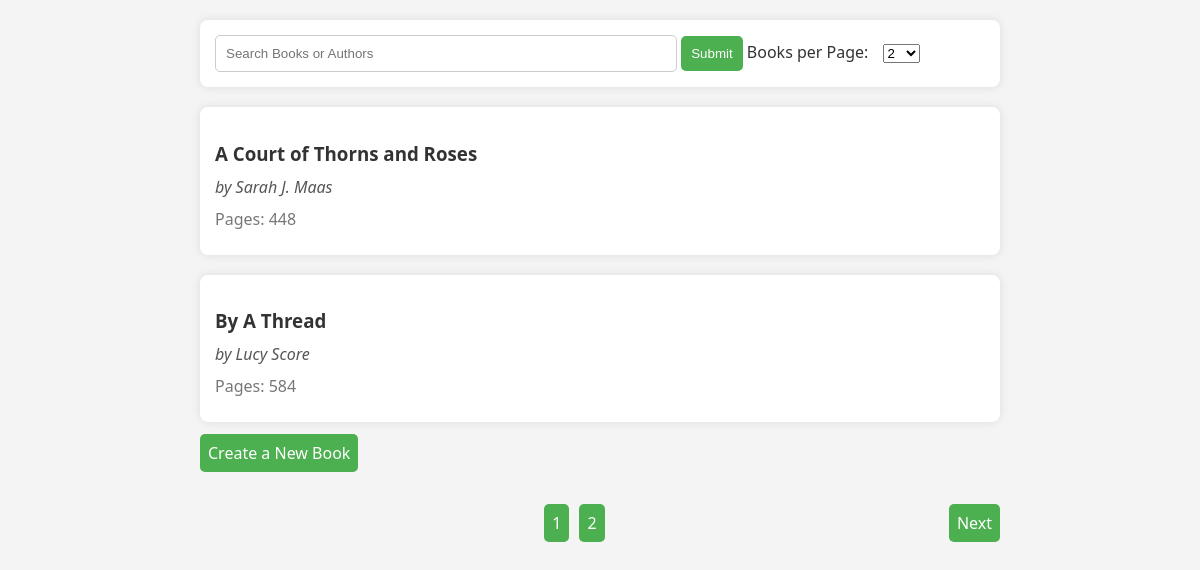
The page /books/ on the database as committed earlier.
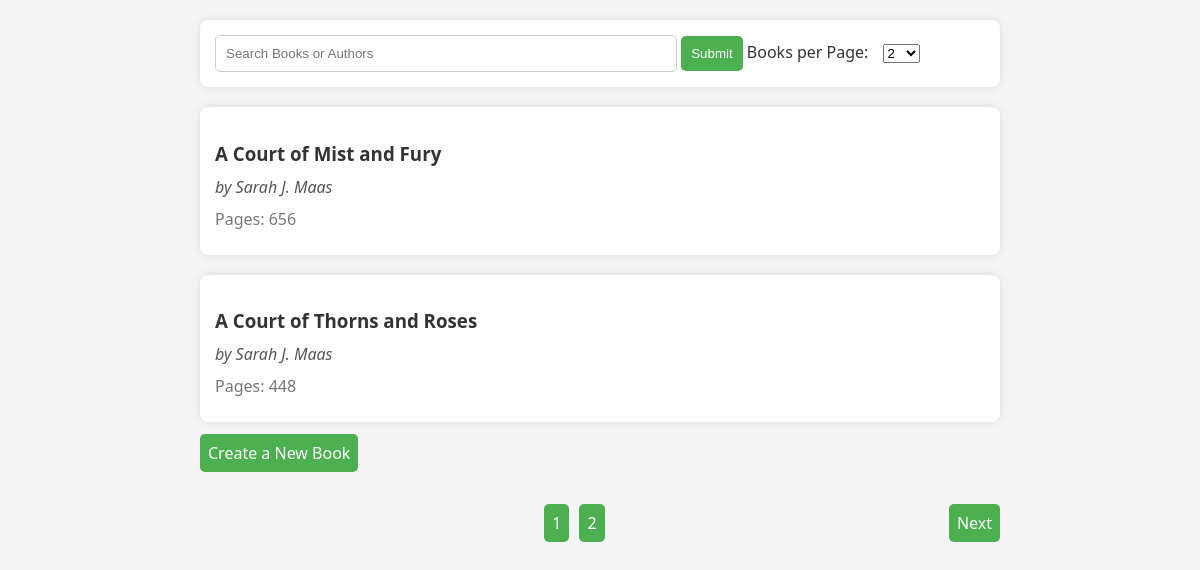
The same page on the database as committed later.
### Book_API/models.py (models this page shows, shortened)
class BookObject(models.Model):
    title = models.CharField(max_length=255)
    author = models.CharField(max_length=255)
    pages = models.IntegerField()

### Book_API/views.py (the view)
# urls.py: path('', views.BookList.as_view(), name='list'),
class BookList(APIView):
    def get(self,request):
        bookObjects = BookObject.objects.all().order_by('title')
        searchQuery = request.query_params.get('search')
        perPage = request.query_params.get('perpage', default=2)
        filter_conditions = Q()
        if searchQuery:
            filter_conditions |= Q(title__icontains=searchQuery) | Q(author__icontains=searchQuery)
        bookObjects = bookObjects.filter(filter_conditions)
        paginator = PageNumberPagination()
        paginator.page_size = perPage
        result_page = paginator.paginate_queryset(bookObjects, request)
        serializer = BookSerializer(result_page, many=True)
        total_pages = paginator.page.paginator.num_pages
        return render(request, 'books.html', {
            'books': serializer.data,
            'total_pages': range(1, total_pages + 1),
            'next_link': paginator.get_next_link(),
            'prev_link': paginator.get_previous_link(),
            'perpage': perPage,
        })

### Book_API/templates/books.html (shortened to what this page needs)
<!DOCTYPE html>
<html lang="en">
<head>
</head>
<body>
<form action="" method="get">
    <input type="search" placeholder="Search Books or Authors" name="search">
    <input type="submit" value="Submit">
    <label for="per_page">Books per Page:</label>
    <select id="per_page" name="perpage">
        <option value="2">2</option>
    </select>
</form>
<div id="bookList">
    {% for book in books %}
        <a href="{% url 'find' pk=book.id %}" class="hiddenA">
            <div class="bookItem">
                <h3 contenteditable="true">{{ book.title }}</h3>
                <p class="author" contenteditable="true">by {{ book.author }}</p>
                <p class="pages" contenteditable="true">Pages: {{ book.pages }}</p>
            </div>
        </a>
    {% endfor %}
</div>
<div id="createButton">
    <a href="{% url 'create' %}" style="margin-right: 10px;">Create a New Book</a>
</div>
<div id="navigation">
    <div id="pageButtons">
        {% for page_num in total_pages %}
            <a href="?page={{ page_num }}&perpage={{ perpage }}">{{ page_num }}</a>
        {% endfor %}
    </div>
    <div>
        {% if next_link %}
            <a href="{{ next_link }}">Next</a>
        {% endif %}
    </div>
</div>
</body>
</html>

### Book_API/templates/books.html (style rules this page uses)
body { font-family: 'Segoe UI', Tahoma, Geneva, Verdana, sans-serif; background-color: #f4f4f4; color: #333; max-width: 800px; margin: auto; padding: 20px; }
form { margin-bottom: 20px; background-color: #fff; padding: 15px; border-radius: 8px; box-shadow: 0 0 10px rgba(0, 0, 0, 0.1); }
input[type="search"] { width: 60%; padding: 10px; border: 1px solid #ccc; border-radius: 5px; }
input[type="submit"], input[type="button"] { padding: 10px; cursor: pointer; background-color: #4CAF50; color: white; border: none; border-radius: 5px; }
label { margin-right: 10px; }
p { margin: 10px 0; }
a { text-decoration: none; padding: 8px; background-color: #4CAF50; color: white; border-radius: 5px; transition: background-color 0.3s ease; }
div { margin-top: 20px; }
#bookList { margin-top: 20px; }
.bookItem { background-color: #fff; padding: 15px; border-radius: 8px; box-shadow: 0 0 10px rgba(0, 0, 0, 0.1); margin-bottom: 15px; }
h3 { margin-bottom: 5px; color: #333; }
.author { color: #555; font-style: italic; }
.pages { color: #777; }
#navigation { margin-top: 20px; display: flex; justify-content: space-between; align-items: center; }
#pageButtons { display: flex; }
#pageButtons a { text-decoration: none; padding: 8px; margin: 0 5px; background-color: #4CAF50; color: white; border-radius: 5px; transition: background-color 0.3s ease; }
a.hiddenA { padding: 0; }

Rows that differ between the two databases and show on the page:
no longer on this page (row unchanged): BookObject: title "By A Thread", author "Lucy Score"
added BookObject: title "A Court of Mist and Fury", author "Sarah J. Maas"
Other text that changed with them:
new list line: "by Pages: 656"
list line gone: "by Pages: 584"
